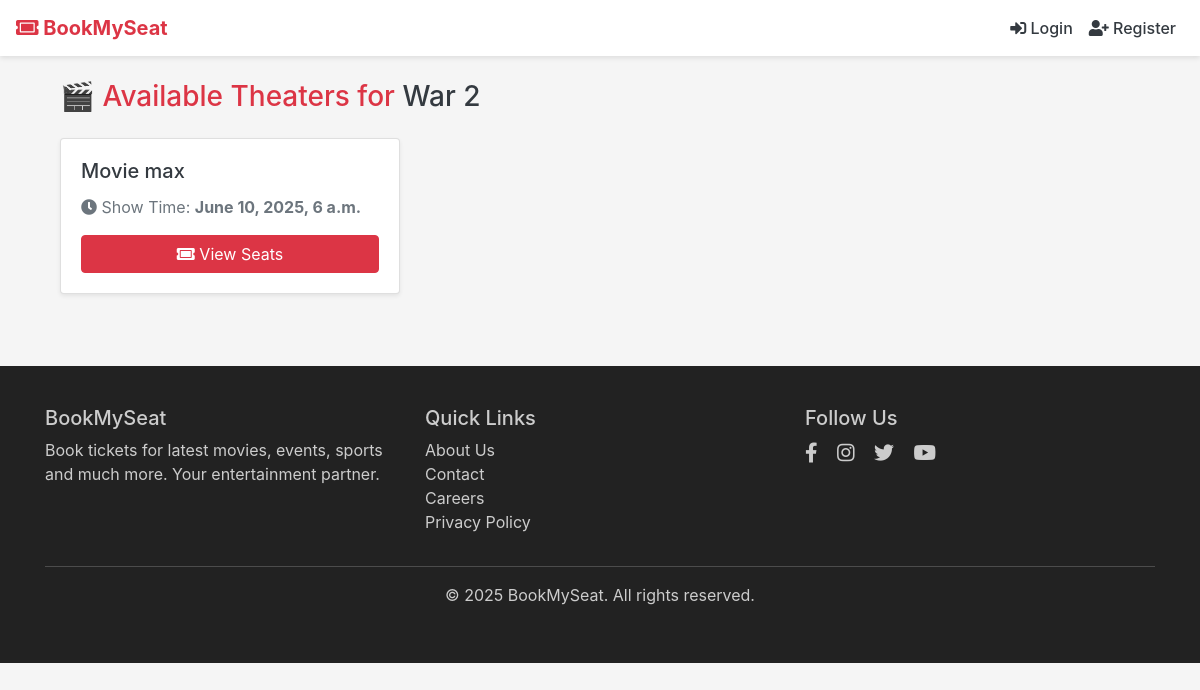
Page /movies/1/theaters/ on the committed database.
### movies/models.py (models this page shows, shortened)
class Movie(models.Model):
    name = models.CharField(max_length=255)  # Movie name
    image = models.ImageField(upload_to="movies/")  # Poster image
    rating = models.DecimalField(max_digits=3, decimal_places=1)  # e.g., 8.5
    cast = models.TextField()  # Cast list as text
    description = models.TextField(blank=True, null=True)  # Optional movie description
    genre = models.ManyToManyField(Genre)  # Many genres per movie
    language = models.ForeignKey(Language, on_delete=models.CASCADE)  # Language reference
    release_date = models.DateField()  # Release date

class Theater(models.Model):
    name = models.CharField(max_length=255)  # Theater name
    movie = models.ForeignKey(Movie, on_delete=models.CASCADE, related_name='theaters')  # Linked movie
    time = models.DateTimeField()  # Show timing

### movies/views.py (the view)
# urls.py: path('<int:movie_id>/theaters/', views.theater_list, name='theater_list'),  # URL for listing theaters for a specific movie
def theater_list(request, movie_id):
    movie = get_object_or_404(Movie, id=movie_id)  # Get the movie or return 404
    theaters = Theater.objects.filter(movie=movie)  # Get all theaters showing the movie
    return render(request, 'movies/theater_list.html', {'movie': movie, 'theaters': theaters})

### templates/movies/theater_list.html (shortened to what this page needs)
{% extends "users/basic.html" %}
{% block content %}
<div class="container mt-4">
  <h3 class="text-danger mb-4">🎬 Available Theaters for <span class="text-dark">{{ movie.name }}</span></h3>
  <div class="row">
    {% for theater in theaters %}
    <div class="col-md-4 col-sm-6 mb-4">
      <div class="card shadow-sm h-100">
        <div class="card-body d-flex flex-column">
          <h5 class="card-title text-dark">{{ theater.name }}</h5>
          <p class="card-text text-muted"> <i class="fas fa-clock text-secondary me-1"></i> Show Time: <strong>{{theater.time }}</strong></p>
          <a href="{% url 'book_seats' theater.id %}" class="btn btn-danger mt-auto"> <i class="fas fa-ticket-alt"></i>
            View Seats</a>
        </div>
      </div>
    </div>
    {% endfor %}
  </div>
</div>
{% endblock %}

### templates/users/basic.html (style rules this page uses)
body { background-color: #f5f5f5; }

### rows in the picture
Movie: name "War 2"
Theater: name "Movie max", time "June 10, 2025, 6 a.m."
